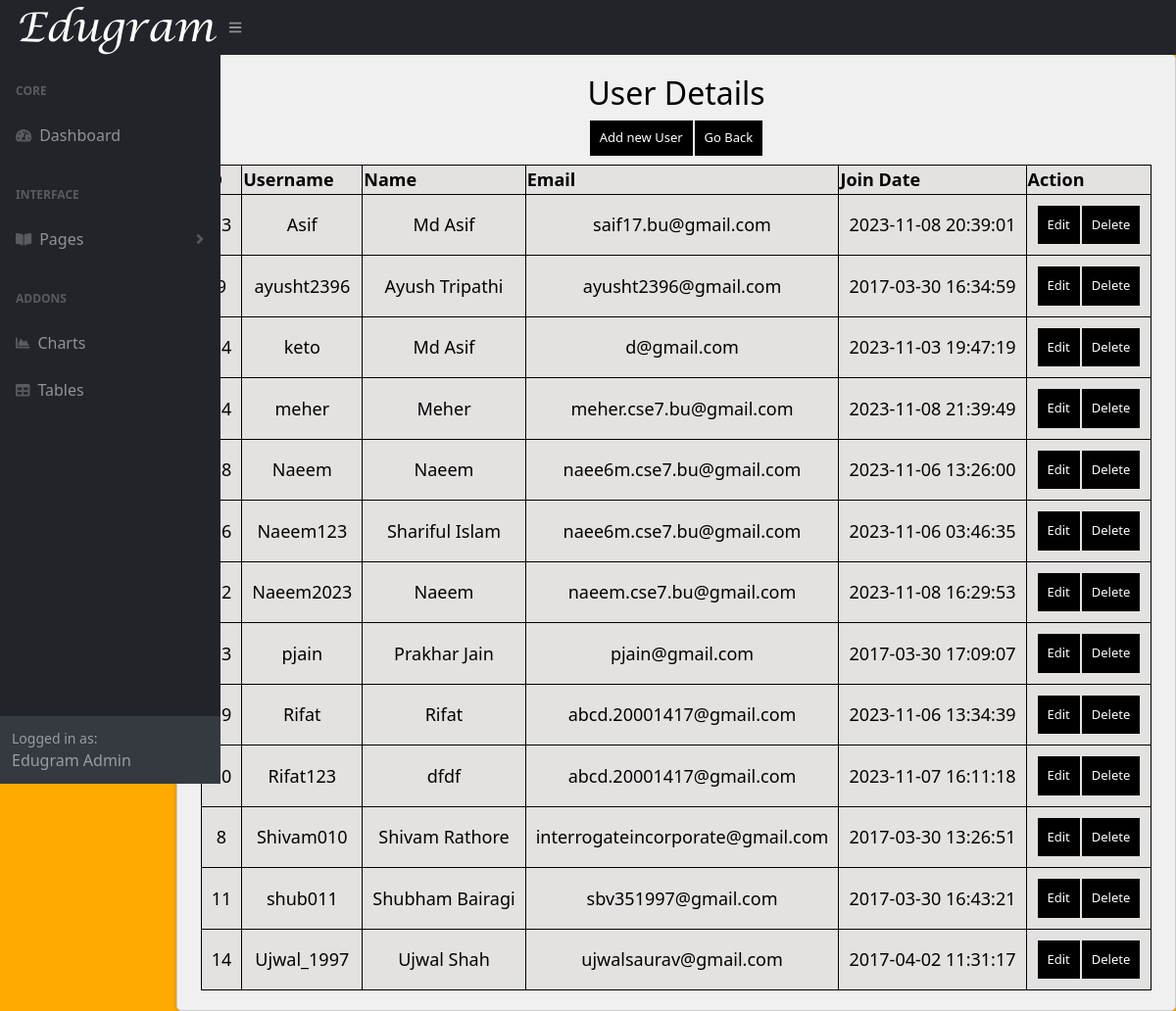
/page8.php, run on the app's committed database.
### tables this page shows
CREATE TABLE `users` (
  `id` int(11) NOT NULL,
  `username` varchar(255) NOT NULL,
  `password` varchar(255) NOT NULL,
  `name` varchar(255) NOT NULL,
  `email` varchar(255) NOT NULL,
  `role` varchar(100) NOT NULL DEFAULT 'user',
  `join_date` timestamp NOT NULL DEFAULT current_timestamp(),
  `image_path` varchar(100) NOT NULL DEFAULT 'profile.png'
);

### manage/manage_users.php (the view, shortened to what this page needs)
<?php
$servername = "localhost";
$username = "root";
$password = "";
$dbname = "project";
$conn = new mysqli($servername, $username, $password, $dbname);
$sql = "SELECT id, username, name, email, join_date FROM users";
$result = $conn->query($sql);
?>
<!DOCTYPE html>
<html>
<head>
</head>
<body>
    <section>
        <h1>User Details<br><button type="button" class="button" onclick="document.location='add_user.php'">Add new User</button><button  class ="button" onclick="history.back()">Go Back</button></h1>
        <table>
            <tr>
                <th>ID</th>
                <th>Username</th>
                <th>Name</th>
                <th>Email</th>
                <th>Join Date</th>
                <th>Action</th>
            </tr>
            <?php
                while($rows=$result->fetch_assoc())
                {
             ?>
            <tr>
                <td><?php echo $rows['id'];?></td>
                <td><?php echo $rows['username'];?></td>
                <td><?php echo $rows['name'];?></td>
                <td><?php echo $rows['email'];?></td>
                <td><?php echo $rows['join_date'];?></td>
                <td><button type="button" class="button" onclick="showUserCreateBox()">Edit</button><button type="button" class="button" onclick="document.location='delete.php'">Delete</button></td>
            </tr>
            <?php
                }
             ?>
        </table>
    </section>
</body>
</html>

### manage/manage_users.php (style rules this page uses)
.button { background-color: black; border: none; color: white; padding: 10px 10px; text-align: center; text-decoration: none; display: inline-block; font-size: 13px; margin: 1px 1px; cursor: pointer; }
body { background-color: #FFAA00; color: black; }
table { margin: 0 auto; font-size: large; border: 1px solid black; background-color: #E4E2E1; }
h1 { text-align: center; color: black; font-size: xx-large; }
td { background-color: #E4E2E1; border: 1px solid black; }
th { background-color: #E4E2E1; border: 1px solid black; }
td { font-weight: bold; border: 1px solid black; padding: 10px; text-align: center; }
td { font-weight: lighter; }

### data on the page
users: id "33", username "Asif", name "Md Asif", email "saif17.bu@gmail.com", join_date "2023-11-08 20:39:01"
users: id "9", username "ayusht2396", name "Ayush Tripathi", email "ayusht2396@gmail.com", join_date "2017-03-30 16:34:59"
users: id "24", username "keto", name "Md Asif", email "d@gmail.com", join_date "2023-11-03 19:47:19"
users: id "34", username "meher", name "Meher", email "meher.cse7.bu@gmail.com", join_date "2023-11-08 21:39:49"
users: id "28", username "Naeem", name "Naeem", email "naee6m.cse7.bu@gmail.com", join_date "2023-11-06 13:26:00"
users: id "26", username "Naeem123", name "Shariful Islam", email "naee6m.cse7.bu@gmail.com", join_date "2023-11-06 03:46:35"
users: id "32", username "Naeem2023", name "Naeem", email "naeem.cse7.bu@gmail.com", join_date "2023-11-08 16:29:53"
users: id "13", username "pjain", name "Prakhar Jain", email "pjain@gmail.com", join_date "2017-03-30 17:09:07"
users: id "29", username "Rifat", name "Rifat", email "abcd.20001417@gmail.com", join_date "2023-11-06 13:34:39"
users: id "30", username "Rifat123", name "dfdf", email "abcd.20001417@gmail.com", join_date "2023-11-07 16:11:18"
users: id "8", username "Shivam010", name "Shivam Rathore", email "interrogateincorporate@gmail.com", join_date "2017-03-30 13:26:51"
users: id "11", username "shub011", name "Shubham Bairagi", email "sbv351997@gmail.com", join_date "2017-03-30 16:43:21"
users: id "14", username "Ujwal_1997", name "Ujwal Shah", email "ujwalsaurav@gmail.com", join_date "2017-04-02 11:31:17"
